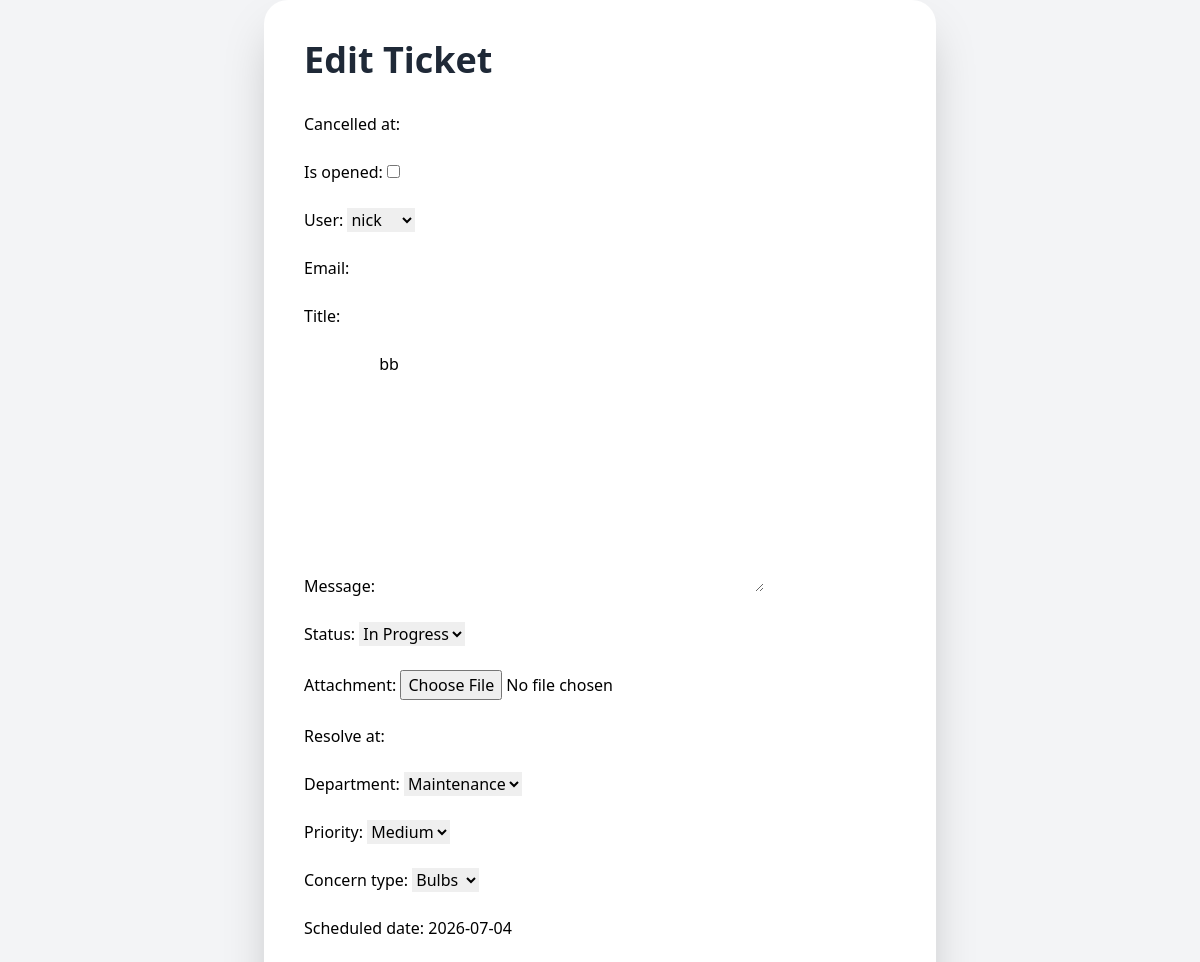
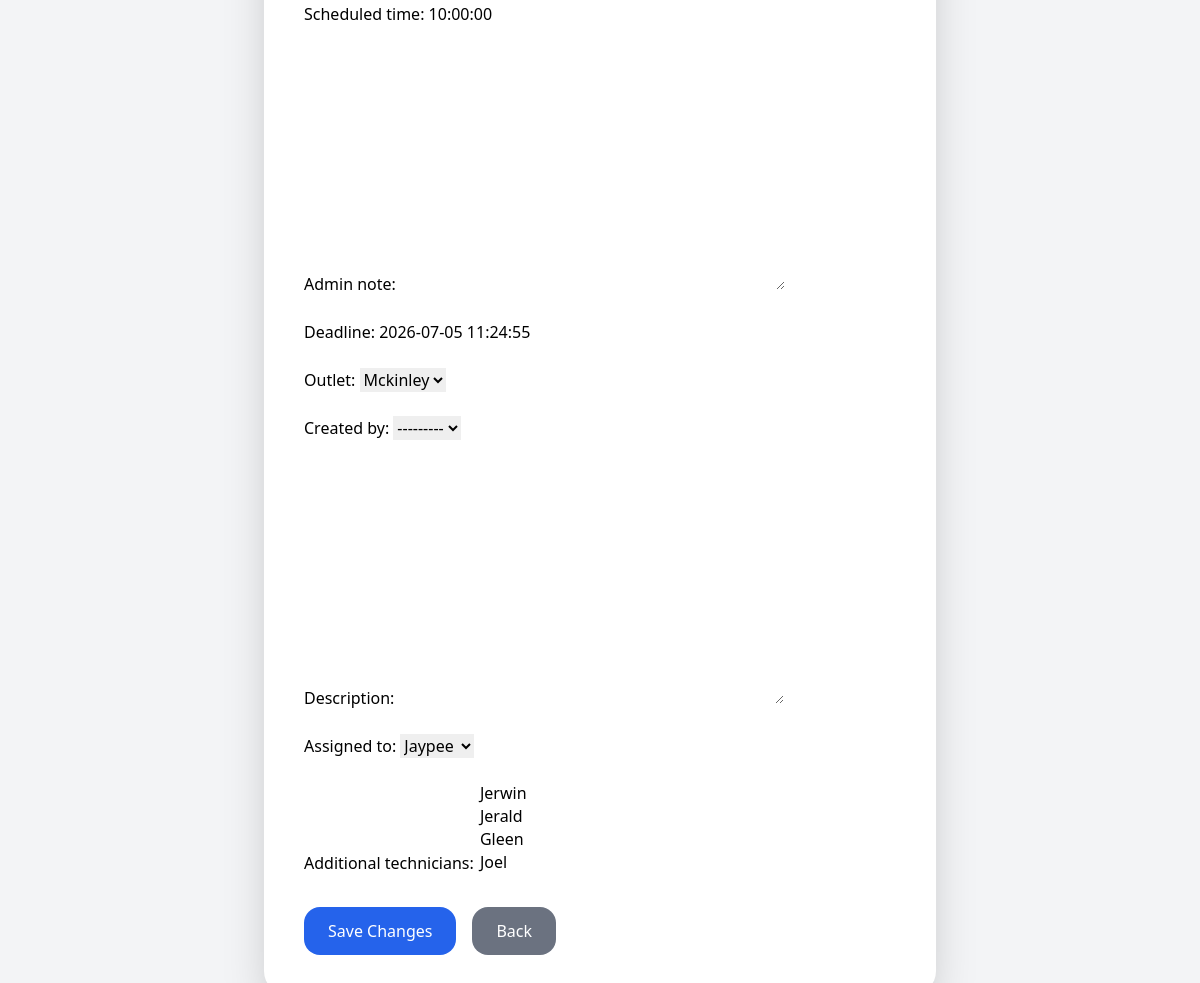
Screenshot of /edit/17/ with the database file from the repository (2 pictures, top to bottom).
### tickets/models.py (models this page shows, shortened)
class Ticket(models.Model):
    status_choices = [
    ('pending', 'Pending'),
    ('progress', 'In Progress'),
    ('resolved', 'Resolved'),
    ('cancelled', 'Cancelled'),
    ]
    PRIORITY_CHOICES = [
    ('Low', 'Low'),
    ('Medium', 'Medium'),
    ('High', 'High'),
    ]
    cancelled_at = models.DateTimeField(
    null=True,
    blank=True,
    )
    is_opened = models.BooleanField(default=False)
    user = models.ForeignKey(User, on_delete=models.CASCADE, null=True, blank=True)
    email = models.EmailField()
    title = models.CharField(max_length=100)
    message = models.TextField(blank=False)
    status = models.CharField(max_length=20,choices=status_choices, default='pending')
    attachment = models.FileField(upload_to='tickets/', null=True, blank=True)
    created_at = models.DateTimeField(auto_now_add=True)
    resolve_at = models.DateTimeField(null=True, blank=True)
    department = models.ForeignKey(Department, on_delete=models.CASCADE, related_name="tickets", null=True, blank=True)
    priority = models.CharField(max_length=20, choices=PRIORITY_CHOICES, default='Medium')
    concern_type = models.ForeignKey(ConcernType, on_delete=models.SET_NULL, null=True, blank=True)
    scheduled_date = models.DateField(null=True, blank=True)
    scheduled_time = models.TimeField(null=True, blank=True)
    admin_note = models.TextField(blank=True, null=True)
    deadline = models.DateTimeField(null=True, blank=True)
    outlet = models.ForeignKey(
    Outlet,
    on_delete=models.SET_NULL,
    null=True,
    blank=True,)
    outlet_ticket_no = models.PositiveIntegerField(
        editable=False,
        null=True,
        blank=True
    )
    created_by = models.ForeignKey(
        User,
        on_delete=models.SET_NULL,
        null=True,
        blank=True,
        related_name="created_tickets"
    )
    description = models.TextField()
    assigned_to = models.ForeignKey(
    Technician,
    on_delete=models.SET_NULL,
    null=True,
    blank=True,
    related_name="primary_tickets",
    )
    additional_technicians = models.ManyToManyField(
        Technician,
        blank=True,
        related_name="additional_tickets",
    )

### tickets/views/tickets.py (the view)
# urls.py: path('edit/<int:id>/', views.edit_ticket, name='edit_ticket'),
def edit_ticket(request, id):
    ticket = get_object_or_404(Ticket, id=id)
    if request.method == "POST":
        form = TicketForm(request.POST, request.FILES, instance=ticket)
        if form.is_valid():
            form.save()
            return redirect('admin_dashboard')
    else:
        form = TicketForm(instance=ticket)
    return render(request, 'edit_ticket.html', {'form': form, 'ticket': ticket})

### tickets/form.py
class TicketForm(forms.ModelForm):
    class Meta:
        model = Ticket
        fields = '__all__'

### tickets/models.py (called while the page is built)
    def __str__(self):
        return self.name

    def __str__(self):
        return self.name

    def __str__(self):
        return self.full_name

    def __str__(self):
        return self.name

### tickets/templates/edit_ticket.html (shortened to what this page needs)
<!DOCTYPE html>
<html>
<head>
    <script src="https://cdn.tailwindcss.com"></script>
</head>
<body class="bg-gray-100 min-h-screen flex items-center justify-center">
    <div class="bg-white p-10 rounded-3xl shadow-2xl w-full max-w-2xl">
        <h1 class="text-4xl font-bold mb-8 text-gray-800">
            Edit Ticket
        </h1>
        <form method="POST" enctype="multipart/form-data">
            <div class="space-y-6">
                {{ form.as_p }}
            </div>
            <div class="mt-8 flex gap-4">
                <button
                    type="submit"
                    class="bg-blue-600 hover:bg-blue-700 text-white px-6 py-3 rounded-2xl transition"
                >
                    Save Changes
                </button>
                <a
                    href="{% url 'admin_dashboard' %}"
                    class="bg-gray-500 hover:bg-gray-600 text-white px-6 py-3 rounded-2xl transition"
                >
                    Back
                </a>
            </div>
        </form>
    </div>
</body>
</html>

### rows the page displays
Ticket: user "nick", message "bb", status "In Progress", department "Maintenance", priority "Medium", concern_type "Bulbs", scheduled_date "2026-07-04", scheduled_time "10:00:00", deadline "2026-07-05 11:24:55", outlet "Mckinley", created_by "---------", assigned_to "Jaypee"
